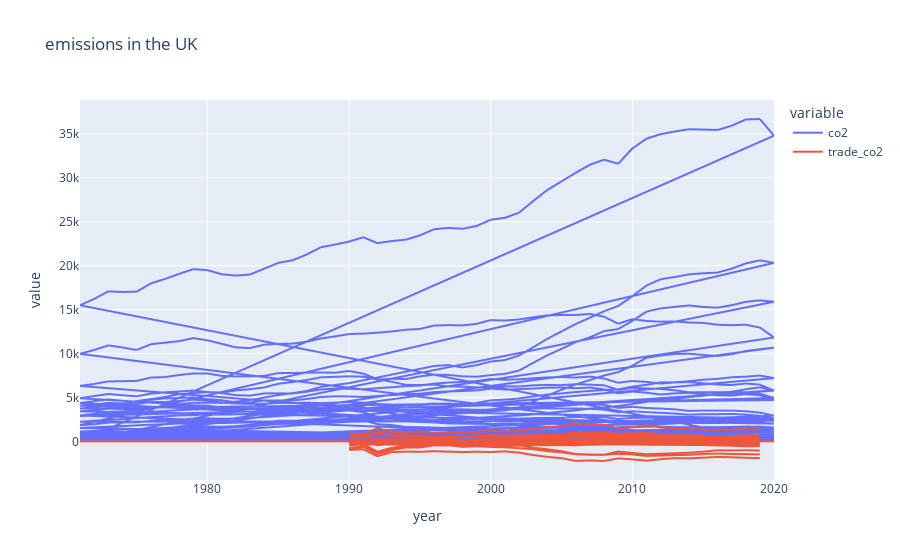

The cell this chart's notebook holds for it:
### Code cell
import plotly.express as px


fig = px.line(df_uk, x='year', y=['co2', 'trade_co2'],title = 'emissions in the UK')
fig.show()

### Figure 1 — Plotly figure (JSON) as saved in the notebook; plotly's stock layout.template omitted (floating-point values rounded to 4 significant figures; data arrays with more than 128 entries replaced by an {"elided": "..."} marker saying what was removed)
{"data": [{"hovertemplate": "variable=co2<br>year=%{x}<br>value=%{y}<extra></extra>", "legendgroup": "co2", "line": {"color": "#636efa", "dash": "solid"}, "marker": {"symbol": "circle"}, "mode": "lines", "name": "co2", "showlegend": true, "type": "scattergl", "x": {"elided": "12037 int values"}, "xaxis": "x", "y": {"elided": "12037 float values"}, "yaxis": "y"}, {"hovertemplate": "variable=trade_co2<br>year=%{x}<br>value=%{y}<extra></extra>", "legendgroup": "trade_co2", "line": {"color": "#EF553B", "dash": "solid"}, "marker": {"symbol": "circle"}, "mode": "lines", "name": "trade_co2", "showlegend": true, "type": "scattergl", "x": {"elided": "12037 int values"}, "xaxis": "x", "y": {"elided": "12037 float values"}, "yaxis": "y"}], "layout": {"legend": {"title": {"text": "variable"}, "tracegroupgap": 0}, "title": {"text": "emissions in the UK"}, "xaxis": {"anchor": "y", "domain": [0, 1], "title": {"text": "year"}}, "yaxis": {"anchor": "x", "domain": [0, 1], "title": {"text": "value"}}}}
